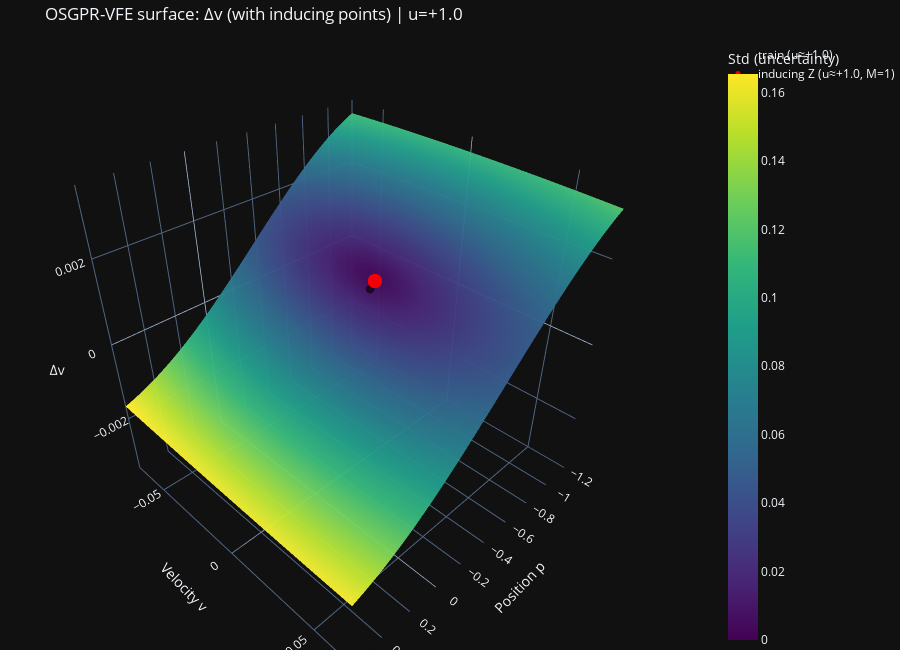

Source (notebook cell):
### Code cell
# ============================
# Cell 10 — GP Visualization (+ Inducing points overlay)
#   - Slice (Matplotlib)
#   - 3D Surface INTERACTIVE (Plotly) ✅ spin/zoom
# ============================

import numpy as np
import matplotlib.pyplot as plt
from matplotlib.ticker import MultipleLocator
import plotly.graph_objects as go

MC_P_MIN, MC_P_MAX = -1.2, 0.6
MC_V_MIN, MC_V_MAX = -0.07, 0.07


def gp_predict_mu_std_fast(model, X):
    """
    Uses cached predict if available
    X: (N,3) -> mu (N,), std (N,)
    """
    X = np.asarray(X, dtype=np.float64)
    if hasattr(model, "predict_f_cached"):
        mu_tf, var_tf = model.predict_f_cached(X, full_cov=False)
    else:
        mu_tf, var_tf = model.predict_f(X, full_cov=False)

    mu = mu_tf.numpy().reshape(-1)
    var = var_tf.numpy().reshape(-1)
    std = np.sqrt(np.maximum(var, 1e-12))
    return mu, std


def get_inducing_Z_np(model):
    """Safely fetch inducing locations Z as numpy array (M,3)."""
    if hasattr(model, "inducing_variable") and hasattr(model.inducing_variable, "Z"):
        return model.inducing_variable.Z.numpy()
    return None


# ============================================================
# 1) Slice plot with axis control + Inducing points overlay
# ============================================================
def plot_slice_two_actions(
    model,
    X_train, y_train,
    title="Slice",
    y_label="Δy",
    v_fixed=0.0,
    a_list=(+1.0, -1.0),
    n_grid=280,
    x_min=MC_P_MIN, x_max=MC_P_MAX,
    y_min=None, y_max=None,
    x_tick_step=None,
    y_tick_step=None,
    data_tol_v=0.01,
    data_tol_a=0.2,
    show_data=True,
    show_minmax=True,
    # --- inducing points ---
    show_inducing=True,
    inducing_tol_v=0.01,
    inducing_tol_a=0.2,
):
    p_grid = np.linspace(x_min, x_max, n_grid)

    curves = []
    auto_ymin = +np.inf
    auto_ymax = -np.inf

    Z = get_inducing_Z_np(model)

    for a_fixed in a_list:
        X_query = np.column_stack([
            p_grid,
            np.full_like(p_grid, v_fixed),
            np.full_like(p_grid, a_fixed),
        ]).astype(np.float64)

        mu, std = gp_predict_mu_std_fast(model, X_query)
        lo = mu - 2 * std
        hi = mu + 2 * std

        curves.append((a_fixed, mu, std, lo, hi))
        auto_ymin = min(auto_ymin, float(np.min(lo)))
        auto_ymax = max(auto_ymax, float(np.max(hi)))

    if y_min is None:
        y_min = auto_ymin
    if y_max is None:
        y_max = auto_ymax

    plt.figure(figsize=(9, 5))

    for a_fixed, mu, std, lo, hi in curves:
        plt.plot(p_grid, mu, lw=2.5, label=f"mean (u={a_fixed:+.1f})")
        plt.fill_between(p_grid, lo, hi, alpha=0.18, label=f"±2σ (u={a_fixed:+.1f})")

        # ----- training data -----
        if show_data:
            X_train = np.asarray(X_train)
            y_train = np.asarray(y_train).reshape(-1)
            mask = (np.abs(X_train[:, 1] - v_fixed) < data_tol_v) & (np.abs(X_train[:, 2] - a_fixed) < data_tol_a)
            if np.sum(mask) > 0:
                plt.scatter(
                    X_train[mask, 0], y_train[mask],
                    s=22, alpha=0.65,
                    label=f"data (v≈{v_fixed:.2f}, u≈{a_fixed:+.1f}, n={np.sum(mask)})"
                )

        # ----- inducing points -----
        if show_inducing and (Z is not None):
            maskZ = (np.abs(Z[:, 1] - v_fixed) < inducing_tol_v) & (np.abs(Z[:, 2] - a_fixed) < inducing_tol_a)
            if np.sum(maskZ) > 0:
                Zsel = Z[maskZ]
                muZ, _ = gp_predict_mu_std_fast(model, Zsel)
                plt.scatter(
                    Zsel[:, 0], muZ,
                    marker="x", s=70, linewidths=2.0,
                    label=f"inducing Z (v≈{v_fixed:.2f}, u≈{a_fixed:+.1f}, M={np.sum(maskZ)})"
                )

    plt.xlim(x_min, x_max)
    plt.ylim(y_min, y_max)
    plt.xlabel("Position p")
    plt.ylabel(y_label)

    ax = plt.gca()
    if x_tick_step is not None:
        ax.xaxis.set_major_locator(MultipleLocator(float(x_tick_step)))
    if y_tick_step is not None:
        ax.yaxis.set_major_locator(MultipleLocator(float(y_tick_step)))

    plt.grid(True, alpha=0.25)

    if show_minmax:
        mu_all = np.concatenate([c[1] for c in curves])
        std_all = np.concatenate([c[2] for c in curves])
        lo_all = np.concatenate([c[3] for c in curves])
        hi_all = np.concatenate([c[4] for c in curves])

        extra = (f"\nmean[min,max]=({mu_all.min():+.3e},{mu_all.max():+.3e})"
                 f"  std[min,max]=({std_all.min():+.3e},{std_all.max():+.3e})"
                 f"  band[min,max]=({lo_all.min():+.3e},{hi_all.max():+.3e})")
        plt.title(title + extra)
    else:
        plt.title(title)

    plt.legend(loc="best")
    plt.tight_layout()
    plt.show()


# ============================================================
# 2) Plotly interactive 3D surface:
#     z = mean, color = std + Inducing points overlay
# ============================================================
def plot_surface_mean_colored_by_std_interactive(
    model,
    X_train, y_train,
    title="3D Surface (interactive)",
    z_label="Δy",
    a_fixed=+1.0,
    n_grid=80,
    p_min=MC_P_MIN, p_max=MC_P_MAX,
    v_min=MC_V_MIN, v_max=MC_V_MAX,
    z_min=None, z_max=None,
    std_min=None, std_max=None,
    show_data=True,
    data_tol_a=0.2,
    # --- inducing points ---
    show_inducing=True,
    inducing_tol_a=0.2,
):
    p_grid = np.linspace(p_min, p_max, n_grid)
    v_grid = np.linspace(v_min, v_max, n_grid)
    P, V = np.meshgrid(p_grid, v_grid)

    X_grid = np.column_stack([
        P.ravel(),
        V.ravel(),
        np.full_like(P.ravel(), a_fixed)
    ]).astype(np.float64)

    mu, std = gp_predict_mu_std_fast(model, X_grid)
    Mean = mu.reshape(P.shape)
    Std  = std.reshape(P.shape)

    if z_min is None:
        z_min = float(np.min(Mean))
    if z_max is None:
        z_max = float(np.max(Mean))
    if std_min is None:
        std_min = float(np.min(Std))
    if std_max is None:
        std_max = float(np.max(Std))

    surface = go.Surface(
        x=P, y=V, z=Mean,
        surfacecolor=Std,
        colorscale="Viridis",
        cmin=std_min, cmax=std_max,
        colorbar=dict(title="Std (uncertainty)"),
        opacity=0.95,
        showscale=True,
        name="surface"
    )

    traces = [surface]

    # --- overlay training points near action ---
    if show_data:
        X_train = np.asarray(X_train)
        y_train = np.asarray(y_train).reshape(-1)
        act = X_train[:, 2]
        mask = np.abs(act - a_fixed) < data_tol_a
        if np.sum(mask) > 0:
            traces.append(
                go.Scatter3d(
                    x=X_train[mask, 0],
                    y=X_train[mask, 1],
                    z=y_train[mask],
                    mode="markers",
                    marker=dict(size=3, color="black", opacity=0.6),
                    name=f"train (u≈{a_fixed:+.1f})"
                )
            )

    # --- overlay inducing points (Z) ---
    Z = get_inducing_Z_np(model)
    if show_inducing and (Z is not None):
        maskZ = np.abs(Z[:, 2] - a_fixed) < inducing_tol_a
        if np.sum(maskZ) > 0:
            Zsel = Z[maskZ]
            muZ, _ = gp_predict_mu_std_fast(model, Zsel)  # put them on predicted mean surface
            traces.append(
                go.Scatter3d(
                    x=Zsel[:, 0],
                    y=Zsel[:, 1],
                    z=muZ,
                    mode="markers",
                    marker=dict(size=5, color="red", opacity=0.95),
                    name=f"inducing Z (u≈{a_fixed:+.1f}, M={np.sum(maskZ)})"
                )
            )

    fig = go.Figure(data=traces)
    fig.update_layout(
        title=f"{title} | u={a_fixed:+.1f}",
        scene=dict(
            xaxis=dict(title="Position p", range=[p_min, p_max]),
            yaxis=dict(title="Velocity v", range=[v_min, v_max]),
            zaxis=dict(title=z_label, range=[z_min, z_max]),
        ),
        margin=dict(l=0, r=0, b=0, t=40),
        height=650
    )
    fig.show()


# ---- Example usage ----
plot_slice_two_actions(
    m_dp, X0, Y0[:, 0],
    title="OSGPR-VFE slice: Δp (with inducing points)",
    y_label="Δp",
    v_fixed=0.0,
    a_list=(+1.0, -1.0),
    n_grid=280,
    x_min=-1.2, x_max=0.6,
    y_min=-0.012, y_max=0.012,
    x_tick_step=0.1,
    y_tick_step=0.005,
    show_inducing=True,
    inducing_tol_v=0.01,
    inducing_tol_a=0.2
)

plot_surface_mean_colored_by_std_interactive(
    m_dv, X0, Y0[:, 1],
    title="OSGPR-VFE surface: Δv (with inducing points)",
    z_label="Δv",
    a_fixed=+1.0,
    n_grid=80,
    p_min=-1.2, p_max=0.6,
    v_min=-0.07, v_max=0.07,
    z_min=-0.0035, z_max=0.0035,
    std_min=0.0, std_max=None,
    show_inducing=True,
    inducing_tol_a=0.2
)

### Figure 1 — Plotly figure (JSON) as saved in the notebook; plotly's stock layout.template omitted (floating-point values rounded to 4 significant figures; data arrays with more than 128 entries replaced by an {"elided": "..."} marker saying what was removed)
{"data": [{"cmax": 0.1654, "cmin": 0.0, "colorbar": {"title": {"text": "Std (uncertainty)"}}, "colorscale": [[0.0, "#440154"], [0.1111, "#482878"], [0.2222, "#3e4989"], [0.3333, "#31688e"], [0.4444, "#26828e"], [0.5556, "#1f9e89"], [0.6667, "#35b779"], [0.7778, "#6ece58"], [0.8889, "#b5de2b"], [1.0, "#fde725"]], "name": "surface", "opacity": 0.95, "showscale": true, "surfacecolor": {"elided": "80x80 float values"}, "x": {"elided": "80x80 float values"}, "y": {"elided": "80x80 float values"}, "z": {"elided": "80x80 float values"}, "type": "surface"}, {"marker": {"color": "black", "opacity": 0.6, "size": 3}, "mode": "markers", "name": "train (u≈+1.0)", "x": [-0.485, -0.4961], "y": [-0.003974, -0.002622], "z": [0.0009493, 0.001099], "type": "scatter3d"}, {"marker": {"color": "red", "opacity": 0.95, "size": 5}, "mode": "markers", "name": "inducing Z (u≈+1.0, M=1)", "x": [-0.4976], "y": [-0.002277], "z": [0.001157], "type": "scatter3d"}], "layout": {"scene": {"xaxis": {"title": {"text": "Position p"}, "range": [-1.2, 0.6]}, "yaxis": {"title": {"text": "Velocity v"}, "range": [-0.07, 0.07]}, "zaxis": {"title": {"text": "Δv"}, "range": [-0.0035, 0.0035]}}, "margin": {"l": 0, "r": 0, "b": 0, "t": 40}, "title": {"text": "OSGPR-VFE surface: Δv (with inducing points) | u=+1.0"}, "height": 650}}
